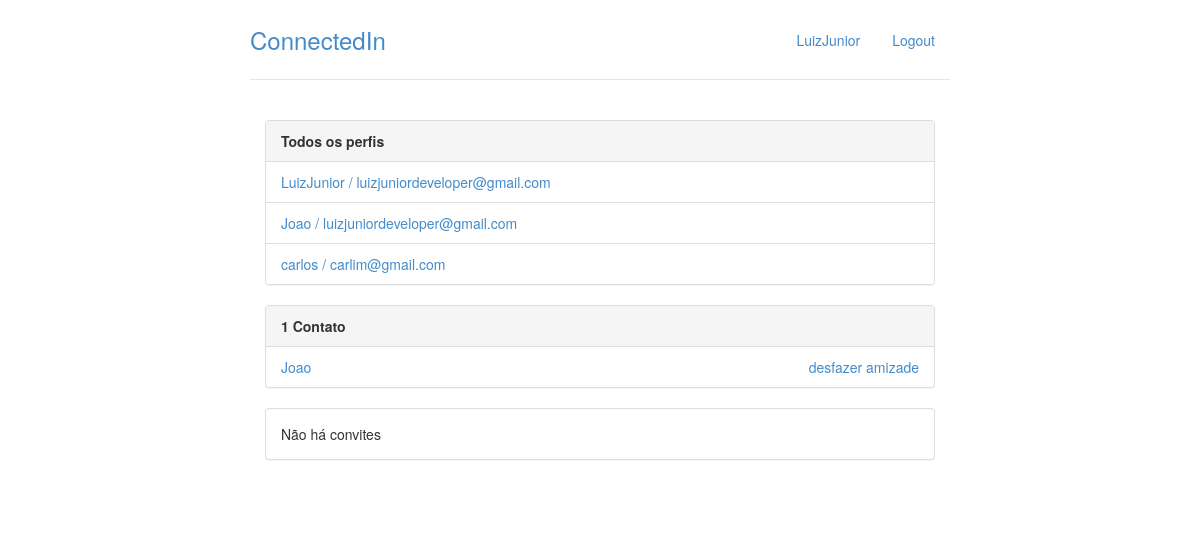
The app's page /perfil/ (signed in) with its own data.
### perfis/models.py (models this page shows, shortened)
class Perfil(models.Model):
    nome = models.CharField(max_length=255, null=False)
    telefone = models.CharField(max_length=20, null= False)
    nome_empresa = models.CharField(max_length=255, null=False)
    contatos = models.ManyToManyField('Perfil')
    usuario = models.OneToOneField(User, null=True ,related_name="perfil", on_delete= models.CASCADE)
    @property
    def email(self):
        return self.usuario.email
    def __str__(self):
        return self.nome

### perfis/views.py (the view)
# urls.py: path('perfil/', perfil ,name='my_perfil'),
@login_required
def perfil(request):
	return render(request, 'index.html',{'perfis' : Perfil.objects.all(),
										 'perfil_logado' : get_perfil_logado(request)})

### perfis/views.py (called while the page is built)
@login_required
def get_perfil_logado(request):
	return request.user.perfil

### perfis/templates/index.html (shortened to what this page needs)
{% extends 'base.html' %}
{% block body %}
<div class="col-lg-12">
	<div class="panel panel-default">
		<div class="panel-heading">
			<strong>Todos os perfis</strong>
		</div>
		{% if perfis %}
		<ul class="list-group">
			{% for perfil in perfis %}
				<li class="list-group-item">
					<a href = "{% url 'exibir' perfil.id %}">	{{ perfil.nome }} / {{ perfil.email }}
					</a>
				</li>
			{% endfor %}
		{% else %}
			<p>Não há perfis cadastrados</p>
		{% endif %}
		</ul>
	</div>
    <div class="panel panel-default">
        {% with total=perfil_logado.contatos.count %}
            {% if total %}
                <div class="panel-heading">
                    <strong> {{ total }}
                        Contato{{ total|pluralize }}
                    </strong>
                </div>
                <ul class="list-group">
                    {% for perfil in perfil_logado.contatos.all %}
                        <li class = "list-group-item">
                            <a href = "{% url 'exibir' perfil.id %}">
                                {{ perfil }}
                            </a>
                            <a class="pull-right" href="{% url 'desfazer' perfil.id %}">
                                desfazer amizade
                            </a>
                        </li>
                    {% endfor %}
                </ul>
            {% else %}
                <div class="panel-body">
                    Não há contatos :(
                </div>
            {% endif %}
        {% endwith %}
    </div>
    <div class="panel panel-default">
        {% with total=perfil_logado.convites_recebidos.count %}
            {% if total %}
                <div class="panel-heading">
                    <strong> {{ total }}
                    Convite{{ total|pluralize }} aguardando aprovação</strong>
                </div>
                <ul class="list-group">
                    {% for convite in perfil_logado.convites_recebidos.all %}
                        <li class = "list-group-item">
                           <ul class = "list-inline">
                                <li class = "list-inline-item">
                                    <a href = "{% url 'exibir' convite.solicitante.id %}">
                                        {{convite.solicitante.nome}}
                                    </a>
                                </li>
                                <li class = "list-inline-item pull-right">
                                    <a href = "{% url 'recusar' convite.id %}">recusar</a>
                                </li>
                                <li class = "list-inline-item pull-right">
                                    <a href = "{% url 'aceitar' convite.id %}">aceitar</a>
                                </li>
                        </li>
                    {% endfor %}
                </ul>
            {% else %}
                <div class="panel-body">
                    Não há convites
                </div>
            {% endif %}
        {% endwith %}
    </div>
</div>
{% endblock %}

### perfis/templates/base.html (shortened to what this page needs)
{% load static %}
<!doctype html>
<html lang = "pt-br">
	<head>
		<link rel="stylesheet"
			 href="{% static 'styles/bootstrap.css' %}">
		<link rel="stylesheet"
			 href="{% static 'styles/main.css' %}">
	</head>
	<body>
		<div class="container">
			<div class = "header">
				<ul class = "nav nav-pills pull-right">
					<li><a href = "{% url 'my_perfil' %}">{{ perfil_logado.nome }}</a></li>
					<li><a href = "{% url 'logout'%}">Logout</a></li>
				</ul>
				<h3 class = "text-muted">
					<a href="{% url 'timeline' %}">
						ConnectedIn
					</a>
				</h3>
			</div>
			<div class="row content">
				{% block body%}
				{% endblock %}
			</div>
		</div>
	</body>
</html>

### perfis/static/styles/main.css (style rules this page uses)
body { padding-top: 20px; padding-bottom: 20px; }
.header, .content, .footer { padding-left: 15px; padding-right: 15px; }
.header { border-bottom: 1px solid #e5e5e5; }
.header h3 { margin-top: 0; margin-bottom: 0; line-height: 40px; padding-bottom: 19px; }
@media (min-width: 768px) { .container { max-width: 730px; } }
.content { margin: 40px 0; }
@media screen and (min-width: 768px) { .header, .content, .footer { padding-left: 0; padding-right: 0; } }
@media screen and (min-width: 768px) { .header { margin-bottom: 30px; } }

### records on screen
Perfil: nome "LuizJunior", email "luizjuniordeveloper@gmail.com"
Perfil: nome "Joao", email "luizjuniordeveloper@gmail.com"
Perfil: nome "carlos", email "carlim@gmail.com"

### other values on screen
{{ total }} "1"
